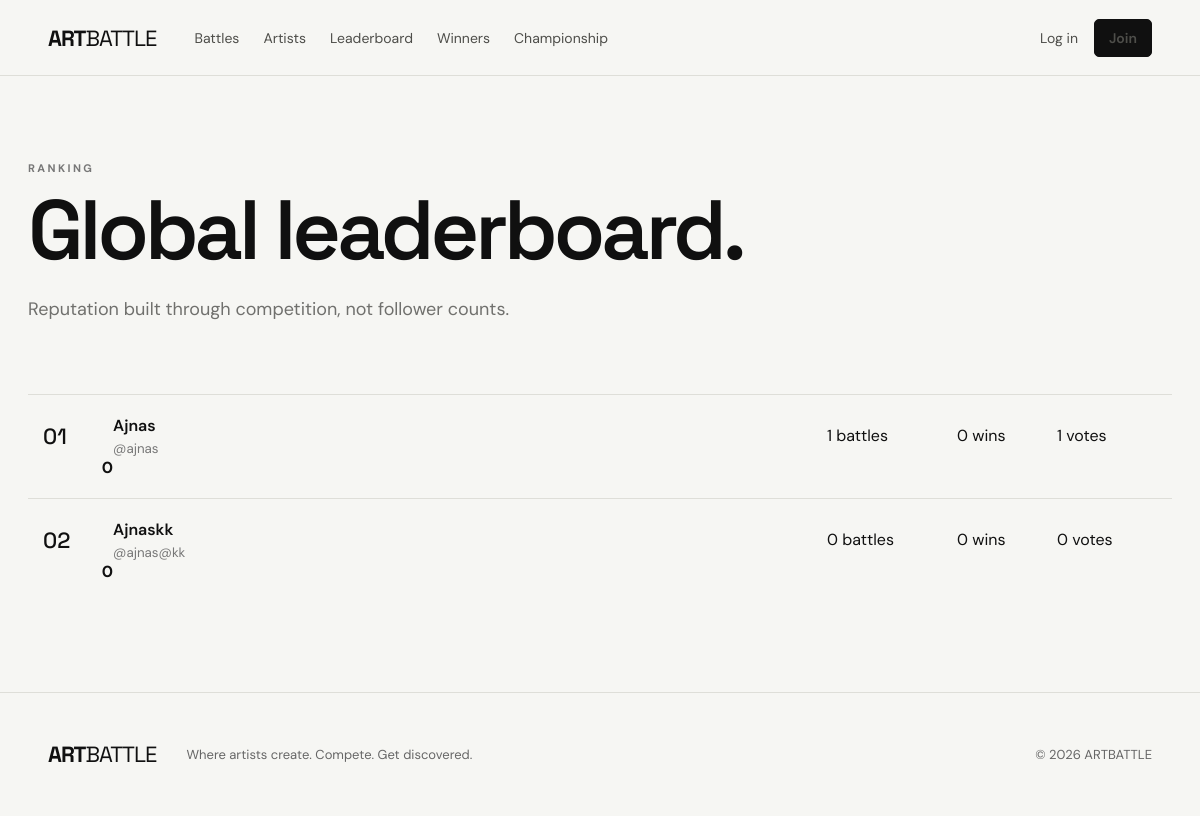
Page /leaderboard/ on the committed database.
### core/models.py (models this page shows, shortened)
class ArtistProfile(models.Model):
    user = models.OneToOneField(
        User,
        on_delete=models.CASCADE,
        related_name="artist"
    )
    display_name = models.CharField(max_length=80)
    bio = models.TextField(blank=True)
    avatar = models.ImageField(
        upload_to="avatars/",
        blank=True,
        null=True
    )
    country = models.CharField(max_length=60, blank=True)
    website = models.URLField(blank=True)
    rating = models.PositiveIntegerField(default=0)
    wins = models.PositiveIntegerField(default=0)
    top_three = models.PositiveIntegerField(default=0)
    battles_joined = models.PositiveIntegerField(default=0)
    created_at = models.DateTimeField(auto_now_add=True)

### core/views.py (the view)
# urls.py: path("leaderboard/", views.leaderboard, name="leaderboard"),
def leaderboard(request):
    leaders = (
        ArtistProfile.objects.annotate(
            vote_total=Sum("artworks__votes")
        )
        .order_by("-rating", "-wins", "-vote_total")
    )
    return render(
        request,
        "core/leaderboard.html",
        {"leaders": leaders},
    )

### core/templates/core/leaderboard.html (shortened to what this page needs)
{% extends 'core/base.html' %}
{% block content %}
<section class="page-head">
    <div class="eyebrow">RANKING</div>
    <h1>Global leaderboard.</h1>
    <p>Reputation built through competition, not follower counts.</p>
</section>
<div class="leader-table">
    {% for a in leaders %}
    <a class="leader-row" href="{% url 'artist_profile' a.user.username %}">
        <b class="pos">
            {{ forloop.counter|stringformat:"02d" }}
        </b>
        <span class="leader-person">
            {{ a.display_name }}
            <small>@{{ a.user.username }}</small>
        </span>
        <span>
            {{ a.battles_joined }} battles
        </span>
        <span>
            {{ a.wins }} wins
        </span>
        <span>
            {{ a.vote_total|default:0 }} votes
        </span>
        <strong>
            {{ a.rating }}
        </strong>
    </a>
    {% empty %}
    <div class="empty">
        No ranked artists yet.
    </div>
    {% endfor %}
</div>
{% endblock %}

### core/static/core/style.css (style rules this page uses)
:root { --bg:#f6f6f3;--ink:#101010;--muted:#70706d;--line:#deded8;--card:#fff;--accent:#d8ff3e;--dark:#111;--max:1240px }
* { box-sizing:border-box }
body { margin:0;background:var(--bg);color:var(--ink);font-family:'DM Sans',sans-serif }
a { color:inherit;text-decoration:none }
.eyebrow { font-size:11px;letter-spacing:2.4px;font-weight:700;color:#777;text-transform:uppercase;margin-bottom:16px }
.hero h1,.page-head h1,.form-page h1,.auth-page h1,.battle-hero h1,.champion-hero h1 { font:600 clamp(50px,7vw,90px)/.95 'Space Grotesk';letter-spacing:-4px;margin:0 0 26px }
.page-head { max-width:var(--max);margin:auto;padding:85px 28px 55px }
.page-head p { font-size:18px;color:#70706d }
.leader-table { max-width:var(--max);margin:0 auto;padding:0 28px 90px }
.leader-row { display:grid;grid-template-columns:70px 1fr 130px 100px 100px;padding:20px 15px;border-top:1px solid var(--line);align-items:center }
.pos { font:500 22px 'Space Grotesk' }
.leader-person { font-weight:600 }
.leader-person small { display:block;color:#777;font-weight:400;margin-top:4px }
.leader-row strong { text-align:right }

### rows in the picture
ArtistProfile: display_name "Ajnas", user.username "ajnas", battles_joined "1", wins "0", vote_total "1", rating "0"
ArtistProfile: display_name "Ajnaskk", user.username "ajnas@kk", battles_joined "0", wins "0", vote_total "0", rating "0"
